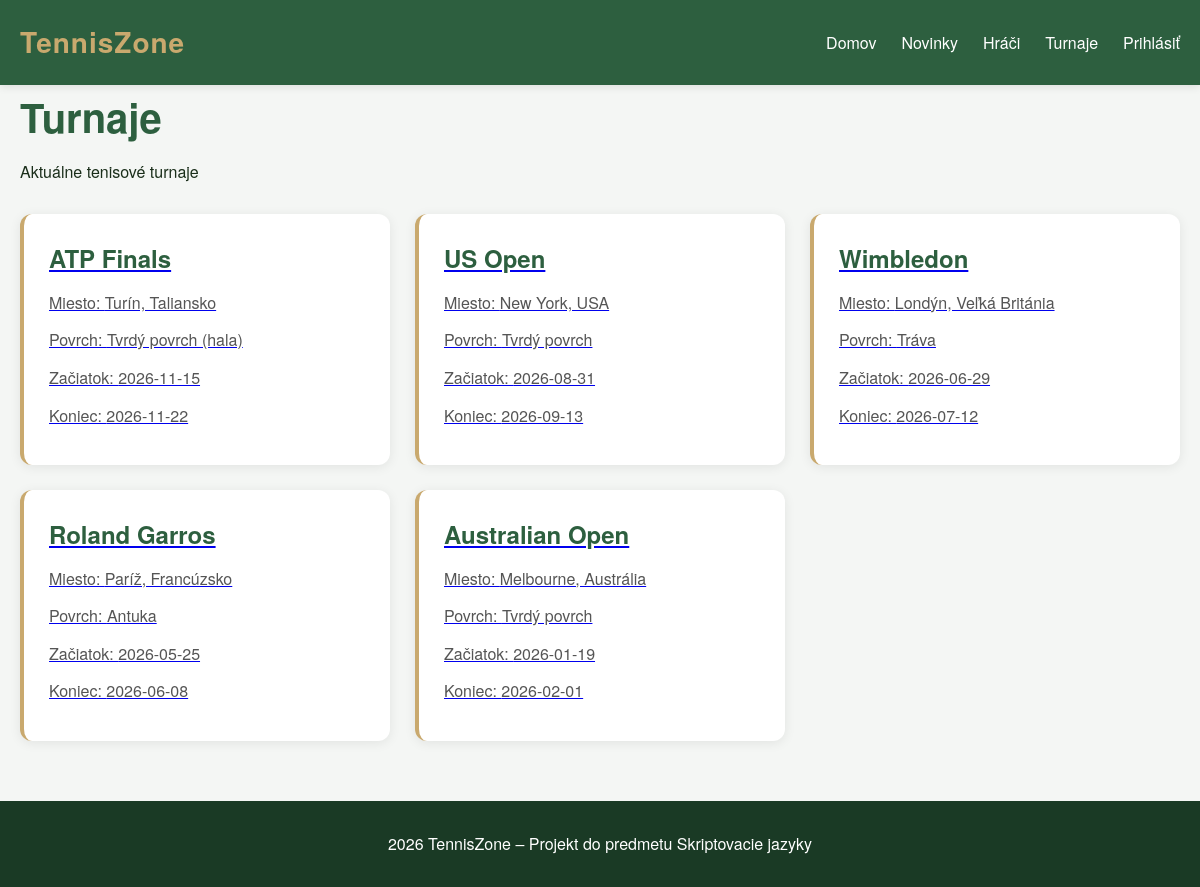
Page /public/templates/tournaments.php on the committed database.
### tables this page shows
CREATE TABLE IF NOT EXISTS tournaments (
    id INT AUTO_INCREMENT PRIMARY KEY,
    name VARCHAR(150) NOT NULL,
    location VARCHAR(100),
    surface VARCHAR(50),
    start_date DATE,
    end_date DATE,
    prize_money INT,
    description TEXT,
    image VARCHAR(255),
    created_at TIMESTAMP DEFAULT CURRENT_TIMESTAMP
);

### app/core/Database.php (called while the page is built)
<?php
class Database {
    private $host = 'localhost';
    private $dbname = 'tenniszone1';
    private $username = 'root';
    private $password = '';
    private PDO $connection;
    public function __construct() {
        try {
            $dsn = "mysql:host={$this->host};dbname={$this->dbname};charset=utf8mb4";
            $this->connection = new PDO($dsn, $this->username, $this->password);
            $this->connection->setAttribute(PDO::ATTR_ERRMODE, PDO::ERRMODE_EXCEPTION);
            $this->connection->setAttribute(PDO::ATTR_DEFAULT_FETCH_MODE, PDO::FETCH_OBJ);
        } catch (PDOException $e) {
            echo "Chyba pripojenia: " . $e->getMessage();
        }
    }
    public function getConnection() {
        return $this->connection;
    }
}

### app/models/Tournament.php (called while the page is built, shortened)
<?php
require_once __DIR__ . '/../core/Database.php';
class Tournament {
    private $db;
    public function __construct() {
        $database = new Database();
        $this->db = $database->getConnection();
    }
    public function all() {
        $sql = "SELECT * FROM tournaments ORDER BY start_date DESC";
        $stmt = $this->db->query($sql);
        return $stmt->fetchAll();
    }
}

### public/templates/tournaments.php (the view)
<?php include __DIR__ . '/partials/header.php'; ?>
<?php
require_once __DIR__ . '/../../app/models/Tournament.php';
$tournament = new Tournament();
$tournaments = $tournament->all();
?>
<h1>Turnaje</h1>
<p>Aktuálne tenisové turnaje</p>
<?php if(count($tournaments)===0): ?>
    <p>Zatial ziadne turnaje nie su</p>
    <?php else: ?>
<div class="articles">
    <?php foreach ($tournaments as $t): ?>
        <a href="tournament-detail.php?id=<?php echo $t->id; ?>" class="player-card-link">
        <div class="article-card">
            <h2><?php echo htmlspecialchars($t->name); ?></h2>
            <p>Miesto: <?php echo htmlspecialchars($t->location); ?></p>
            <p>Povrch: <?php echo htmlspecialchars($t->surface); ?></p>
            <p>Začiatok: <?php echo htmlspecialchars($t->start_date); ?></p>
            <p>Koniec: <?php echo htmlspecialchars($t->end_date); ?></p>
        </div>
    </a>
    <?php endforeach; ?>
</div>
<?php endif; ?>
<?php include __DIR__ . '/partials/footer.php'; ?>

### public/assets/css/style.css (style rules this page uses)
* { box-sizing: border-box; margin: 0; padding: 0; }
body { font-family: 'Helvetica Neue', Arial, sans-serif; background: #f4f6f4; color: #1a2e1a; line-height: 1.6; }
h1 { font-size: 2.5rem; color: #2d5f3f; margin-bottom: 10px; }
h2 { font-size: 1.5rem; color: #2d5f3f; margin-bottom: 12px; }
.articles { display: grid; grid-template-columns: repeat(auto-fit, minmax(320px, 1fr)); gap: 25px; margin-top: 30px; }
.article-card { background: white; border-radius: 12px; padding: 25px; box-shadow: 0 2px 12px rgba(0,0,0,0.08); transition: transform 0.2s, box-shadow 0.2s; border-left: 4px solid #c9a96e; }
.article-card p { color: #555; margin: 12px 0; }

### rows in the picture
tournaments: name "ATP Finals", location "Turín, Taliansko", surface "Tvrdý povrch (hala)", start_date "2026-11-15", end_date "2026-11-22"
tournaments: name "US Open", location "New York, USA", surface "Tvrdý povrch", start_date "2026-08-31", end_date "2026-09-13"
tournaments: name "Wimbledon", location "Londýn, Veľká Británia", surface "Tráva", start_date "2026-06-29", end_date "2026-07-12"
tournaments: name "Roland Garros", location "Paríž, Francúzsko", surface "Antuka", start_date "2026-05-25", end_date "2026-06-08"
tournaments: name "Australian Open", location "Melbourne, Austrália", surface "Tvrdý povrch", start_date "2026-01-19", end_date "2026-02-01"
